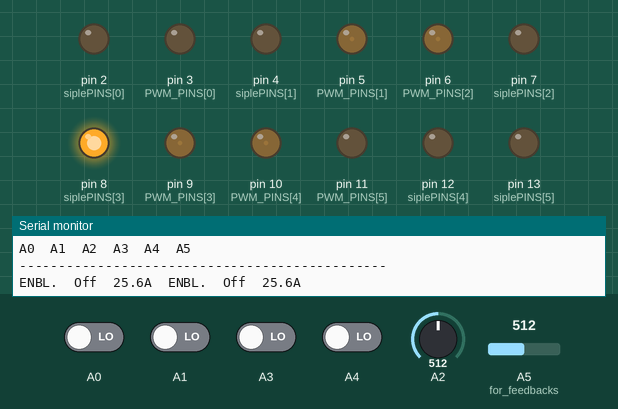
Bench run of a sketch on a simulated Arduino Uno, built with avr-gcc and run on an emulated ATmega328P. On the bench: output pins drawn as LEDs (lit = HIGH), the last lines printed to the serial monitor. Dashed ring = blinking. The inputs (shaded band) are chosen by the test bench; at power-on: A0, A1, A3, A4 LOW, A2 = 512, A5 (for_feedbacks) = 512.

Above: at 3.12 s.
3.4 s: A0 driven HIGH
At 3.76 s:
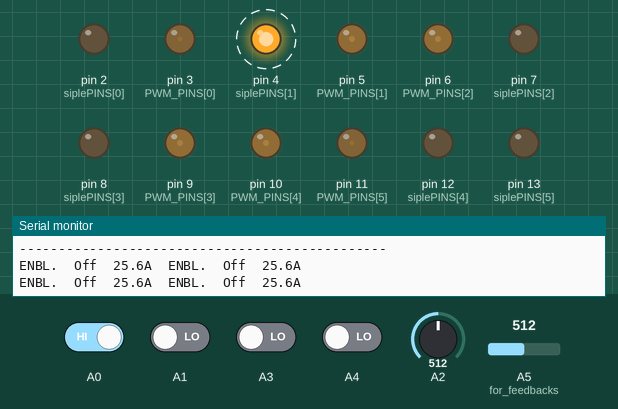
6.9 s: A1 driven HIGH
At 7.03 s:
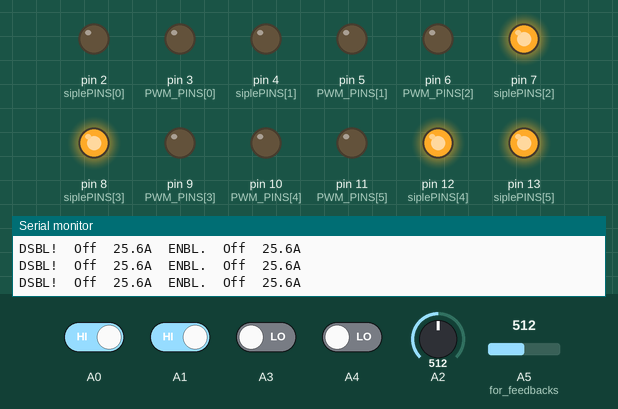
10.4 s: A3 driven HIGH
At 10.55 s:
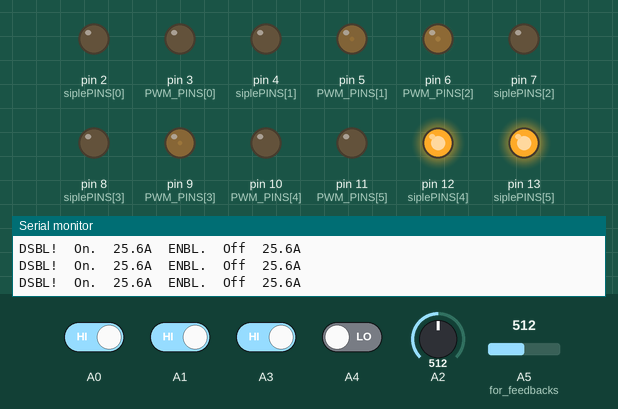
13.9 s: A4 driven HIGH
At 15.8 s:
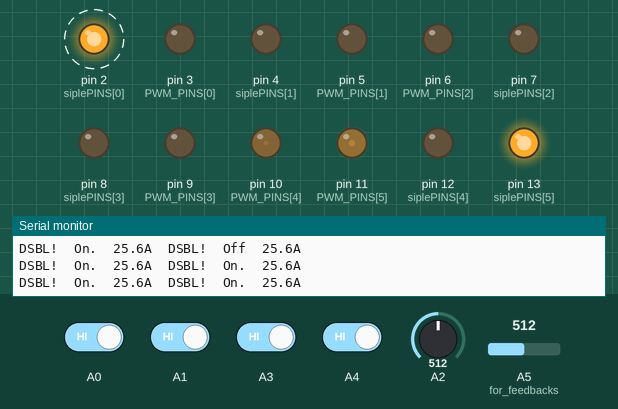
17.4 s: A0 driven LOW
20.9 s: A1 driven LOW
Timing chart, 0 to 27.2 s (numbered marks = the images above; inputs shaded):
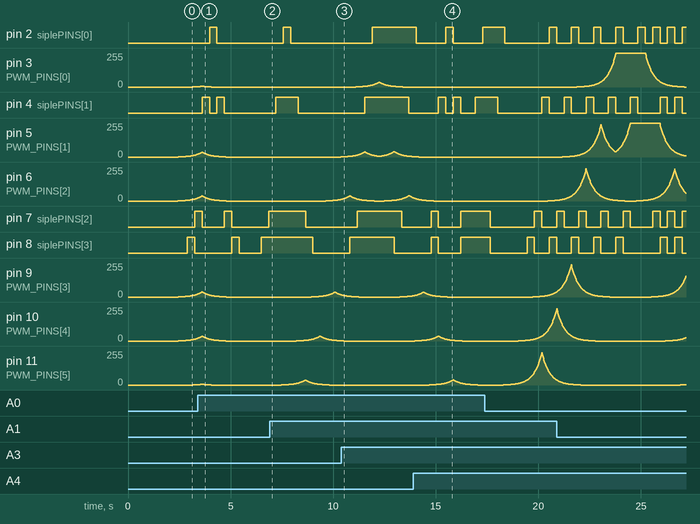

The sketch:

dvanced_switching_demo_sketch_with_feedback_for_power_shield.ino
```cpp
/*  Advanced demo sketch for Multifunctional
    "POWER SHIELD 6+6 T800".
    The sketch is for advanced or profesional Arduino users.

    This sketch enables to control POWER SHIELD's power outputs trough Arduino D2....D13 outputs.
    The POWER SHIELD's inputs separated into two groups:
    First gr.  (when SW1 - on):  D3, D5, D6, D9, D10, D11 - (most Arduino PWM outputs).
    Second gr. (when SW1 - off):  D2, D4, D7, D8, D12, D13 - (most Arduino slow switching outputs).
    With SW1 switch, on POWER SHIELD's board, you can select from which one off output group to take the signals.

    POWER SHELD also have FeedBack outputs directed to Arduino analog A0...A5 inputs.
    Analog inputs also separated into two groups:
    First gr.  (when SW1 - on & SW2 on):
      A3 - output status (HIGH = disabled ; LOW = enabled )
      A4 - exceeded limits warning
      A5 - analog current monitor (1V = 10A)
    Second gr.  (when SW1 - off & SW2 on):
      A3 - output status (HIGH = disabled ; LOW = enabled )
      A4 - exceeded limits warning
      A5 - analog current monitor (1V = 10A)

    Sketch version v1.0 . Release date 2018-03-14. www.v-vTech.com
*/

unsigned long currentMillis;
unsigned long previousMillis1, previousMillis2, previousMillis3, previousMillis4;
const long interval = 360;   // speed - delay between output (LED music) frame changing
const long printSPD = 1000; // speed - delay between printings to serial monitor
byte printCNT;  // print times counter
byte pinNO1, pinNO2; // counts movie's frames (in this case line's)
byte simpleFrame = 0;  // frames for non-PWM outputs
byte PWMframe = 0;  // frames for PWM outputs
const byte maxFrameSMP = 104;  // frames quantity. It's purpose is for non-PWM outputs.
const byte maxFramePWM = 86;   // array frame size for PWM outputs
const byte siplePINS[6] = {2, 4, 7, 8, 12, 13}; // digital non-PWM output pins
const byte PWM_PINS[6]  = {3, 5, 6, 9, 10, 11}; // digital PWM output pins
byte power = 0;  // to have later (using pow(function)) non-linear dependence to have better LED light control
float RR;  // to calculate logarhythmic LED light quiscient
float fbRead[6]; // array for analog readings and feedback printings

boolean movie[maxFrameSMP][6] = // movie frames sequence for non-PWM outputs
{
  {0, 0, 0, 0, 0, 1},
  {0, 0, 0, 0, 1, 0},
  {0, 0, 0, 1, 0, 0},
  {0, 0, 1, 0, 0, 0},
  {0, 1, 0, 0, 0, 0},
  {1, 0, 0, 0, 0, 0},
  {0, 1, 0, 0, 0, 0},
  {0, 0, 1, 0, 0, 0},
  {0, 0, 0, 1, 0, 0},
  {0, 0, 0, 0, 1, 0},
  {0, 0, 0, 0, 0, 1},
  {0, 0, 0, 0, 1, 1},
  {0, 0, 0, 1, 1, 1},
  {0, 0, 1, 1, 1, 1},
  {0, 1, 1, 1, 1, 1},
  {1, 1, 1, 1, 1, 1},
  {0, 1, 1, 1, 1, 1},
  {0, 0, 1, 1, 1, 1},
  {0, 0, 0, 1, 1, 1},
  {0, 0, 0, 0, 1, 1},
  {0, 0, 0, 0, 0, 1},
  {0, 0, 0, 0, 0, 0},

  {0, 0, 0, 0, 0, 1},
  {0, 0, 0, 0, 1, 1},
  {0, 0, 0, 1, 1, 1},
  {0, 0, 1, 1, 1, 1},
  {0, 1, 1, 1, 1, 1},
  {1, 1, 1, 1, 1, 1},

  {1, 1, 1, 1, 1, 0},
  {1, 1, 1, 1, 0, 0},
  {1, 1, 1, 0, 0, 0},
  {1, 1, 0, 0, 0, 0},
  {1, 0, 0, 0, 0, 0},
  {0, 0, 0, 0, 0, 0},
  {0, 0, 0, 0, 0, 0},

  {0, 0, 1, 1, 0, 0},
  {0, 1, 0, 0, 1, 0},
  {1, 0, 0, 0, 0, 1},
  {0, 1, 0, 0, 1, 0},
  {0, 0, 1, 1, 0, 0},
  {0, 0, 1, 1, 0, 0},
  {0, 1, 1, 1, 1, 0},
  {1, 1, 1, 1, 1, 1},
  {1, 1, 0, 0, 1, 1},
  {1, 0, 0, 0, 0, 1},
  {0, 0, 0, 0, 0, 0},

  {0, 0, 0, 0, 0, 1},
  {0, 0, 0, 0, 1, 0},
  {0, 0, 0, 1, 0, 0},
  {0, 0, 1, 0, 0, 1},
  {0, 1, 0, 0, 1, 0},
  {1, 0, 0, 1, 0, 0},
  {0, 0, 1, 0, 0, 1},
  {0, 1, 0, 0, 1, 0},
  {1, 0, 0, 1, 0, 0},
  {0, 0, 1, 0, 0, 1},
  {0, 1, 0, 0, 1, 0},
  {1, 0, 0, 1, 0, 0},
  {0, 0, 1, 0, 0, 1},
  {0, 1, 0, 0, 1, 0},
  {1, 0, 0, 1, 0, 0},
  {0, 0, 1, 0, 0, 0},
  {0, 1, 0, 0, 0, 0},
  {1, 0, 0, 0, 0, 0},
  {0, 0, 0, 0, 0, 0},

  {1, 0, 1, 0, 0, 0},
  {0, 1, 0, 1, 0, 0},
  {1, 0, 1, 0, 1, 0},
  {0, 1, 0, 1, 0, 1},
  {1, 0, 1, 0, 1, 0},
  {0, 1, 0, 1, 0, 1},
  {1, 0, 1, 0, 1, 0},
  {0, 1, 0, 1, 0, 1},
  {1, 0, 1, 0, 1, 0},
  {0, 1, 0, 1, 0, 1},
  {1, 0, 1, 0, 1, 0},
  {0, 1, 0, 1, 0, 1},
  {0, 0, 1, 0, 1, 0},
  {0, 0, 0, 1, 0, 1},
  {0, 0, 0, 0, 1, 0},
  {0, 0, 0, 0, 0, 1},
  {0, 0, 0, 0, 0, 0},
  {0, 0, 0, 0, 0, 0},
  {0, 0, 0, 0, 0, 0},
  {1, 1, 1, 1, 1, 1},
  {1, 1, 1, 1, 1, 1},
  {1, 1, 1, 1, 1, 1},
  {0, 0, 0, 0, 0, 0},
  {0, 0, 0, 0, 0, 0},
  {1, 1, 1, 1, 1, 1},
  {1, 1, 1, 1, 1, 1},
  {1, 1, 1, 1, 1, 1},
  {0, 0, 0, 0, 0, 0},
  {0, 0, 0, 0, 0, 0},
  {1, 1, 1, 1, 1, 1},
  {1, 1, 1, 1, 1, 1},
  {1, 1, 1, 1, 1, 1},
  {0, 0, 0, 0, 0, 0},
  {0, 0, 0, 0, 0, 0},
  {0, 0, 0, 0, 0, 0},
  {0, 0, 0, 0, 0, 0},
  {0, 0, 0, 0, 0, 0},
  {0, 0, 0, 0, 0, 0},
  {0, 0, 0, 0, 0, 0},
};

const byte seqForPWM[maxFramePWM][6] =  // sequence for PWM to follow. Line is about frame.
{ // (intensity is from 14 to 99 max because it is logaritmix scale and after pow() function going to be full PWM range.)
  {00, 00, 99 , 99, 00, 00},
  {00, 80, 99 , 99, 80, 00},
  {50, 80, 99 , 99, 80, 50},
  {00, 00, 00 , 00, 00, 00},
  {00, 00, 00 , 00, 00, 00},
  {00, 00, 00 , 00, 00, 00},
  {00, 00, 00 , 00, 00, 00}, // last is 7-th
  {00, 00, 00 , 00, 00, 00},
  {00, 00, 00 , 00, 00, 65},
  {00, 00, 00 , 00, 99, 65},
  {00, 00, 00 , 99, 99, 00},
  {00, 00, 99 , 99, 00, 00},
  {00, 99, 99 , 00, 00, 00},
  {99, 99, 00 , 00, 00, 00},
  {99, 00, 00 , 00, 00, 00},
  {00, 99, 99 , 00, 00, 00},
  {00, 00, 99 , 99, 00, 00},
  {00, 00, 00 , 99, 99, 00},
  {00, 00, 00 , 00, 99, 99},
  {00, 00, 00 , 00, 00, 99},
  {00, 00, 00 , 00, 00, 00}, // start pause
  {00, 00, 00 , 00, 00, 00},
  {00, 00, 00 , 00, 00, 00},
  {00, 00, 00 , 00, 00, 99}, // begin brighd dot run
  {00, 00, 00 , 00, 99, 99},
  {00, 00, 00 , 99, 99, 99},
  {00, 00, 99 , 99, 99, 00},
  {00, 99, 99 , 99, 00, 00},
  {99, 99, 99 , 00, 00, 00},
  {99, 99, 00 , 00, 00, 00},
  {99, 00, 00 , 00, 00, 00},
  {99, 99, 00 , 00, 00, 00},
  {99, 99, 99 , 00, 00, 00},
  {00, 99, 99 , 99, 00, 00},
  {00, 00, 99 , 99, 99, 00},
  {00, 00, 00 , 99, 99, 99},
  {00, 00, 00 , 00, 99, 99},
  {00, 00, 00 , 00, 00, 99},
  {00, 00, 00 , 00, 00, 00}, // pause
  {00, 00, 00 , 00, 00, 00},
  {00, 99, 00 , 00, 00, 00},
  {00, 99, 00 , 00, 00, 00},
  {00, 99, 00 , 00, 99, 00},
  {00, 00, 00 , 00, 99, 00},
  {00, 00, 00 , 00, 99, 00},
  {00, 00, 00 , 00, 00, 00},
  {00, 00, 99 , 00, 00, 00},
  {00, 00, 99 , 00, 00, 00},
  {99, 00, 99 , 00, 00, 99},
  {99, 00, 00 , 00, 00, 99},
  {99, 00, 00 , 00, 00, 99},
  {00, 00, 00 , 00, 00, 00},
  {00, 00, 00 , 99, 00, 00},
  {00, 00, 00 , 99, 00, 00},
  {00, 00, 00 , 99, 00, 00},
  {00, 00, 00 , 00, 00, 00}, // pause
  {00, 00, 00 , 00, 00, 00},
  {00, 00, 00 , 00, 00, 00},
  {99, 99, 99 , 99, 99, 99}, // start blink all
  {99, 99, 99 , 99, 99, 99},
  {99, 99, 99 , 99, 99, 99},
  {99, 99, 99 , 99, 99, 99},
  {00, 00, 00 , 00, 00, 00},
  {00, 00, 00 , 00, 00, 00},
  {00, 00, 00 , 00, 00, 00},
  {00, 00, 00 , 00, 00, 00},
  {99, 99, 99 , 99, 99, 99}, // start blink all
  {99, 99, 99 , 99, 99, 99},
  {99, 99, 99 , 99, 99, 99},
  {99, 99, 99 , 99, 99, 99},
  {00, 00, 00 , 00, 00, 00},
  {00, 00, 00 , 00, 00, 00},
  {00, 00, 00 , 00, 00, 00},
  {00, 00, 00 , 00, 00, 00},
  {99, 99, 99 , 99, 99, 99}, // start blink all
  {99, 99, 99 , 99, 99, 99},
  {99, 99, 99 , 99, 99, 99},
  {99, 99, 99 , 99, 99, 99},
  {00, 00, 00 , 00, 00, 00},
  {00, 00, 00 , 00, 00, 00},
  {00, 00, 00 , 00, 00, 00},
  {00, 00, 00 , 00, 00, 00},
  {00, 00, 00 , 00, 00, 00},
  {00, 00, 00 , 00, 00, 00},
  {00, 00, 00 , 00, 00, 00},
  {00, 00, 00 , 00, 00, 00},
};  // 100 is max because of logaritmix

byte PWM_now[6];  // variables of this array tells what PWM duty cycle is now.


void setup()
{
  Serial.begin(19200);  // to print analog signal you read

  for (byte pin = 2 ; pin < 14 ; pin++)  // set D2....D13 to be digital outputs
  {
    pinMode(pin, OUTPUT);
  }
  pinMode(A0, INPUT);   pinMode(A1, INPUT);   pinMode(A2, INPUT);   pinMode(A3, INPUT);   pinMode(A4, INPUT);   pinMode(A5, INPUT);  // for feedbacks

  delay(2000);
  Serial.println("-----------------------------------------------");
  Serial.println("feedbacks of 'POWER SHIELD 6+6 T800'");
  Serial.println("-----------------------------------------------");
  Serial.println(" UNO's non-PWM outputs |   UNO's PWM outputs  ");
  Serial.println("active when SW1 is off | active when SW1 is on");
  Serial.println("-----------------------------------------------");
  Serial.println("OUTPUTS\tWARNING\tCURRENT\tOUTPUTS\tWARNING\tCURRENT");
  Serial.println("A0\tA1\tA2\tA3\tA4\tA5");
  Serial.println("-----------------------------------------------");
  RR = (99 * log10(2)) / (log10(257)); // if you want that range going to be up to 255 then, into log10(), write 255+2 = 257.
}


void loop()
{
  currentMillis = millis();  // check how much microcontroller's time now

  if (currentMillis - previousMillis1 >= interval)  // changing movie frame of nonPWM pins
  {
    previousMillis1 = currentMillis;  // reset local timer1
    for (pinNO1 = 0 ; pinNO1 <= 6 ; pinNO1++)
    {
      digitalWrite(siplePINS[pinNO1], movie[simpleFrame][pinNO1]);  // write array's meaning on each of non-PWM pins
    }
    if (simpleFrame < (maxFrameSMP - 2))  simpleFrame++; // substract couple units - it prevents from randomic output when array empty.
    else simpleFrame = 0;
  }


  // change PWM on each pin:
  if (currentMillis - previousMillis2 >= (interval / 16)) // interval is about how often PWM duty cycle will change
  {
    previousMillis2 = currentMillis;
    for (pinNO2 = 0 ; pinNO2 < 6 ; pinNO2++)
    {
      if ((PWM_now[pinNO2] < seqForPWM[PWMframe][pinNO2]) & (seqForPWM[PWMframe][pinNO2] >=   0))  PWM_now[pinNO2]++;// compare currentPWM with movie's
      if ((PWM_now[pinNO2] > seqForPWM[PWMframe][pinNO2]) & (seqForPWM[PWMframe][pinNO2] <= 255))  PWM_now[pinNO2]--;
      power = pow(2, (PWM_now[pinNO2] / RR)) - 1;
      analogWrite(PWM_PINS[pinNO2], power);
    }
  }


  // change PWM frame counter:
  if (currentMillis - previousMillis3 >= (interval * 2)) // interval tells how much time initiating lines changing/following
  {
    previousMillis3 = currentMillis;
    if (PWMframe < (maxFramePWM - 2)) PWMframe++;
    else PWMframe = 0;
  }


  if (currentMillis - previousMillis4 >= (printSPD)) // timer for printing function
  {
    if (printCNT > 25)  // - select how many times to print FeedBack's lines and after this digit print possitions reminders below
    {
      Serial.println("--------------------------------------------");
      Serial.println("OUTPUTS\tWARNING\tCURRENT\tOUTPUTS\tWARNING\tCURRENT   <-- reminders");
      Serial.println("--------------------------------------------");
      printCNT = 0;  // reset print counter & start count from beginning
    }
    else  printCNT++;
    previousMillis4 = currentMillis;  //  reset local timer4
    printFEEDBACKs();
  }
}


void printFEEDBACKs()
{
  // theese are true readings if SW1 = off & SW2 = on:
  fbRead[0] = digitalRead(A0);  // chech whether protection is on or off
  fbRead[1] = digitalRead(A1);  // chech whether warning is on or off
  fbRead[2] =  analogRead(A2);  // read the feedback's analog vooltage (later going to be expressed in Amps)

  if (fbRead[0] == LOW)  Serial.print("ENBL.\t");
  else  Serial.print("DSBL!\t");

  if (fbRead[1] == LOW)  Serial.print("Off\t");
  else  Serial.print("On.\t");

  fbRead[2] = fbRead[2] / 20;  // converting ADC analog feedback to Amps
  Serial.print(fbRead[2], 1);  Serial.print("A\t");  // print Ampers and its meaning


  // theese are true readings if SW1 = on & SW2 = on:
  fbRead[3] = digitalRead(A3);  // chech whether protection is on or off
  fbRead[4] = digitalRead(A4);  // chech whether warning is on or off
  fbRead[5] =  analogRead(A5);  // read the feedback's analog fooltage (later going to be expressed in Amps)

  if (fbRead[3] == LOW)  Serial.print("ENBL.\t");
  else  Serial.print("DSBL!\t");

  if (fbRead[4] == LOW)  Serial.print("Off\t");
  else  Serial.print("On.\t");

  fbRead[5] = fbRead[5] / 20;   // converting ADC analog feedback to Amps
  Serial.print(fbRead[5], 1);  Serial.println("A\t");  // print Ampers and its meaning
}
```

Measured:
- by itself, pin 3 (PWM_PINS[0]): rises from 0/255 to 255/255 in 1.9 s, then falls to 0/255 in 3.3 s
